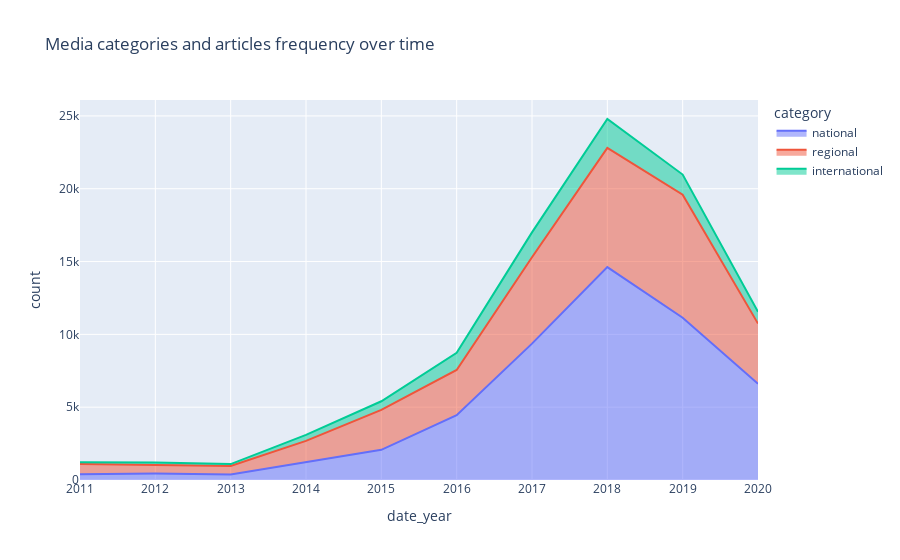

Source (notebook cell):
### Code cell
# Visualization of the distribution
fig = px.area(media_cat, x='date_year', y='count', color='category', title='Media categories and articles frequency over time')
fig.show()

### Figure 1 — Plotly figure (JSON) as saved in the notebook; plotly's stock layout.template omitted (floating-point values rounded to 4 significant figures)
{"data": [{"hovertemplate": "category=national<br>date_year=%{x}<br>count=%{y}<extra></extra>", "legendgroup": "national", "line": {"color": "#636efa"}, "mode": "lines", "name": "national", "orientation": "v", "showlegend": true, "stackgroup": "1", "type": "scatter", "x": [2018, 2019, 2017, 2020, 2016, 2015, 2014, 2012, 2011, 2013], "xaxis": "x", "y": [14615, 11138, 9365, 6608, 4447, 2070, 1203, 440, 397, 377], "yaxis": "y"}, {"hovertemplate": "category=regional<br>date_year=%{x}<br>count=%{y}<extra></extra>", "legendgroup": "regional", "line": {"color": "#EF553B"}, "mode": "lines", "name": "regional", "orientation": "v", "showlegend": true, "stackgroup": "1", "type": "scatter", "x": [2019, 2018, 2017, 2020, 2016, 2015, 2014, 2011, 2012, 2013], "xaxis": "x", "y": [8452, 8189, 5926, 4130, 3106, 2741, 1485, 694, 599, 590], "yaxis": "y"}, {"hovertemplate": "category=international<br>date_year=%{x}<br>count=%{y}<extra></extra>", "legendgroup": "international", "line": {"color": "#00cc96"}, "mode": "lines", "name": "international", "orientation": "v", "showlegend": true, "stackgroup": "1", "type": "scatter", "x": [2018, 2017, 2019, 2016, 2020, 2015, 2014, 2012, 2013, 2011], "xaxis": "x", "y": [1984, 1710, 1384, 1176, 812, 596, 411, 155, 126, 120], "yaxis": "y"}], "layout": {"legend": {"title": {"text": "category"}, "tracegroupgap": 0}, "title": {"text": "Media categories and articles frequency over time"}, "xaxis": {"anchor": "y", "domain": [0, 1], "title": {"text": "date_year"}}, "yaxis": {"anchor": "x", "domain": [0, 1], "title": {"text": "count"}}}}
